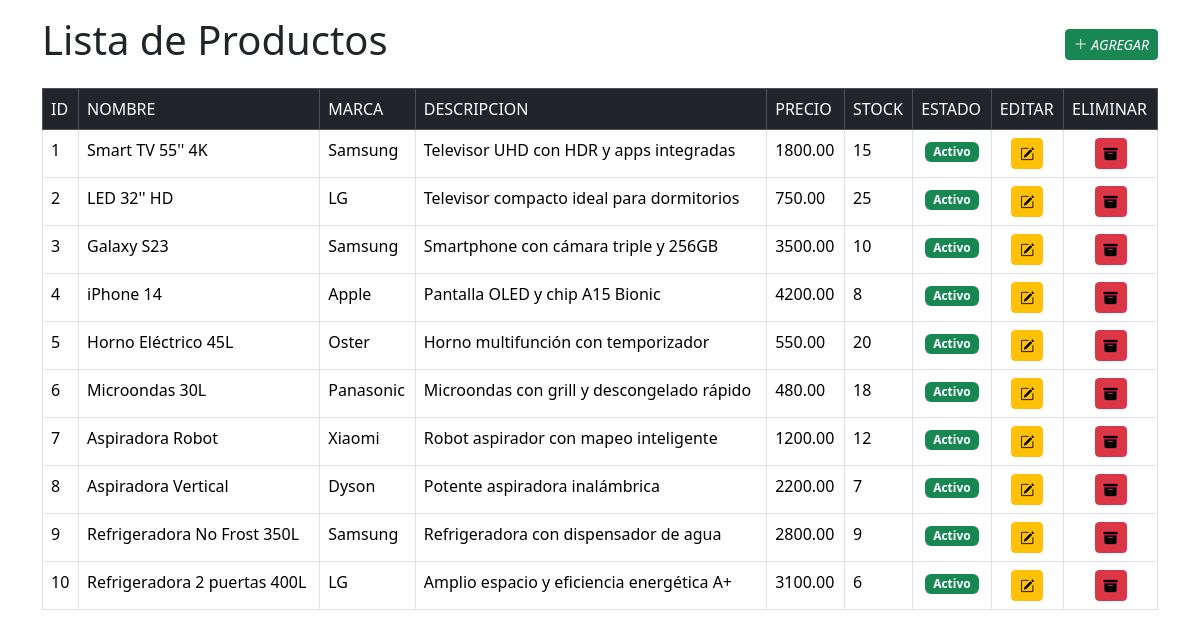
The page / on the database its author committed.
### tables this page shows
CREATE TABLE producto(
	id_prod int primary key auto_increment,
    nombre_prod char(50) not null,
    marca_prod char(50) not null,
    desc_prod char(200) not null,
    precio decimal(10, 2) not null,
    stock int not null,
    estado bool not null
);

### Controller/ProductoController.php (called while the page is built, shortened)
<?php
require_once 'Model/ProductoModel.php';
Class ProductoController{
    private $model;
    public function __construct(){
        $this->model = new ProductoModel();
    }
    public function index(){
        $productos = $this->model->listar();
        require 'View/index.php';
    }
}
?>

### Model/database.php (called while the page is built, shortened)
<?php
class DatabaseConnection {
    private static ?DatabaseConnection $instance = null;
    private $connection;
    private $host = 'localhost';
    private $name = 'root';
    private $password = '';
    private $db = 'elektroniko';
    private function __construct(){
        $this->connection = new mysqli($this->host, $this->name, $this->password, $this->db);
    }
    public static function getInstance(){
        if(self::$instance === null){
            self::$instance = new DatabaseConnection();
        }
        return self::$instance;
    }
    public function getConnection(){
        return $this->connection;
    }
}
?>

### Model/ProductoModel.php (called while the page is built, shortened)
<?php
require_once 'database.php';
Class ProductoModel {
    private $cn;
    public function __construct(){
        $this->cn = DatabaseConnection::getInstance()->getConnection();
    }
    public function listar(){
        $sql = mysqli_query($this->cn, "CALL sp_listar_productos()");
        $productos = $sql->fetch_all(MYSQLI_ASSOC);
        return $productos;
    }
}
?>

### View/index.php (the view, shortened to what this page needs)
<!DOCTYPE html>
<html lang="en">
<head>
    <link href="https://cdn.jsdelivr.net/npm/bootstrap@5.3.2/dist/css/bootstrap.min.css" rel="stylesheet">
    <link rel="stylesheet" href="https://cdn.jsdelivr.net/npm/bootstrap-icons@1.11.3/font/bootstrap-icons.min.css">
</head>
<body>
    <div class="container-lg d-flex justify-content-between align-items-center mb-3 mt-3">
        <h1>
            Lista de Productos
        </h1>
        <a href="index.php?action=agregarview" class="btn btn-success btn-sm">
            <i class="bi bi-plus-lg text-white "> AGREGAR</i>
        </a>
    </div>
    <div class="container-lg">
        <table class="table table-hover table-bordered">
            <thead class="table-dark">
                <tr>
                    <td>ID</td>
                    <td>NOMBRE</td>
                    <td>MARCA</td>
                    <td>DESCRIPCION</td>
                    <td>PRECIO</td>
                    <td>STOCK</td>
                    <td>ESTADO</td>
                    <td>EDITAR</td>
                    <td>ELIMINAR</td>
                </tr>
            </thead>
            <tbody>
                <?php foreach($productos as $producto){ ?>
                <tr>
                    <td><?php echo $producto['id_prod']?></td>
                    <td><?php echo $producto['nombre_prod']?></td>
                    <td><?php echo $producto['marca_prod']?></td>
                    <td><?php echo $producto['desc_prod']?></td>
                    <td><?php echo $producto['precio']?></td>
                    <td><?php echo $producto['stock']?></td>
                    <td class="text-center">
                        <a href="index.php?action=<?= $producto['estado'] ? 'desactivar' : 'activar' ?>&id=<?= $producto['id_prod'] ?>"
                           class="badge <?= $producto['estado'] ? 'bg-success' : 'bg-danger' ?> text-decoration-none">
                            <?= $producto['estado'] ? 'Activo' : 'Inactivo' ?>
                        </a>
                    </td>
                    <td class="text-center">
                        <span>
                            <a href="index.php?action=editarview&id=<?php echo $producto['id_prod']?>
                            " class="btn btn-warning btn-sm">
                                <i class="bi bi-pencil-square" style="color: black;"></i>
                            </a>
                        </span>
                    </td>
                    <td class="text-center">
                        <span>
                            <a href="index.php?action=eliminar&id=<?php echo $producto['id_prod']?>
                            " class="btn btn-danger btn-sm">
                                <i class="bi bi-archive-fill" style="color: black;"></i>
                            </a>
                        </span>
                    </td>
                </tr>
                <?php } ?>
            </tbody>
        </table>
    </div>
</body>
</html>

### index.php (shortened to what this page needs)
<?php
    require_once 'Controller/ProductoController.php';
    $controller = new ProductoController();
    $action = $_GET['action'] ?? 'index';
    switch($action){
        default:
            $controller->index(); break;
    }
?>

### rows shown on the page
producto: id_prod "1", nombre_prod "Smart TV 55'' 4K", marca_prod "Samsung", desc_prod "Televisor UHD con HDR y apps integradas", precio "1800.00", stock "15", estado "Activo"
producto: id_prod "2", nombre_prod "LED 32'' HD", marca_prod "LG", desc_prod "Televisor compacto ideal para dormitorios", precio "750.00", stock "25", estado "Activo"
producto: id_prod "3", nombre_prod "Galaxy S23", marca_prod "Samsung", desc_prod "Smartphone con cámara triple y 256GB", precio "3500.00", stock "10", estado "Activo"
producto: id_prod "4", nombre_prod "iPhone 14", marca_prod "Apple", desc_prod "Pantalla OLED y chip A15 Bionic", precio "4200.00", stock "8", estado "Activo"
producto: id_prod "5", nombre_prod "Horno Eléctrico 45L", marca_prod "Oster", desc_prod "Horno multifunción con temporizador", precio "550.00", stock "20", estado "Activo"
producto: id_prod "6", nombre_prod "Microondas 30L", marca_prod "Panasonic", desc_prod "Microondas con grill y descongelado rápido", precio "480.00", stock "18", estado "Activo"
producto: id_prod "7", nombre_prod "Aspiradora Robot", marca_prod "Xiaomi", desc_prod "Robot aspirador con mapeo inteligente", precio "1200.00", stock "12", estado "Activo"
producto: id_prod "8", nombre_prod "Aspiradora Vertical", marca_prod "Dyson", desc_prod "Potente aspiradora inalámbrica", precio "2200.00", stock "7", estado "Activo"
producto: id_prod "9", nombre_prod "Refrigeradora No Frost 350L", marca_prod "Samsung", desc_prod "Refrigeradora con dispensador de agua", precio "2800.00", stock "9", estado "Activo"
producto: id_prod "10", nombre_prod "Refrigeradora 2 puertas 400L", marca_prod "LG", desc_prod "Amplio espacio y eficiencia energética A+", precio "3100.00", stock "6", estado "Activo"
